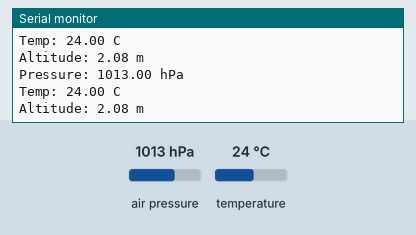
A sketch run on a simulated Arduino Uno, built with avr-gcc and run on an emulated ATmega328P. On the bench: the last lines printed to the serial monitor. The test bench sets the inputs (shaded band); at power-on: air pressure 1013 hPa, temperature 24 °C.

Above: at 1.8 s.
1.9 s: air pressure set to 952 hPa
At 2.6 s:
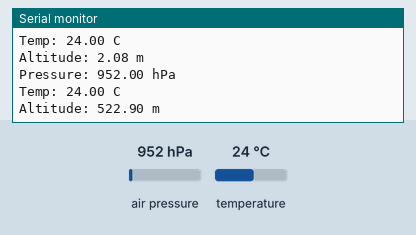
3.4 s: temperature set to 12 °C
At 4.7 s:
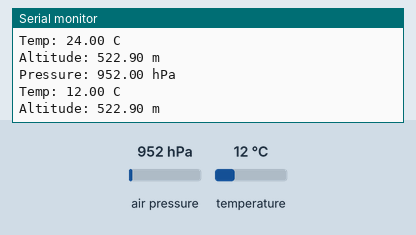
4.9 s: air pressure set to 975 hPa
At 5.6 s:
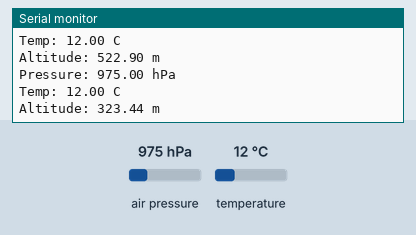
Timing chart, 0 to 7.9 s (numbered marks = the images above; inputs shaded):
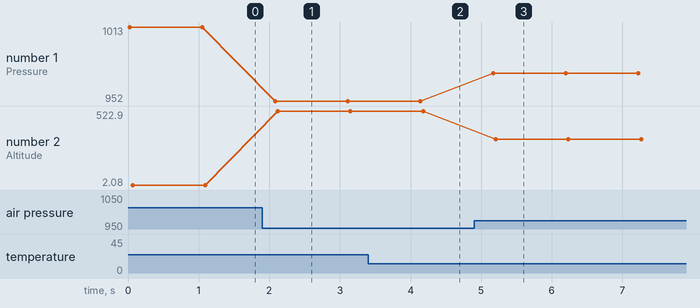

Measured:
- after the input at 1.9 s, the serial monitor: prints a new line after 0.18 s (image 1)
- after the input at 3.4 s, the serial monitor: prints a new line after 0.76 s (image 2)
- after the input at 4.9 s, the serial monitor: prints a new line after 0.27 s (image 3)
- plotted number 1: 1013 → 952 after the input at 1.9 s, 952 → 975 after the input at 4.9 s
- plotted number 2: 2.08 → 522.9 after the input at 1.9 s, 522.9 → 323.44 after the input at 4.9 s

The sketch:

example.ino
```cpp
// Reads temperature and pressure from a BMP180 using the Adafruit BMP085 Unified library and prints temperature, pressure, and computed altitude to the Serial console every second.
//
// Buy this module: https://shillehtek.com/products/shillehtek-bmp180-pre-soldered
// Full manual: https://shillehtek.com/blogs/shillehtek-product-manuals/bmp180-i2c-iic-digital-atmospheric-pressure-temperature-altitude-sensor
// More examples: https://github.com/shillehbean/shillehtek-examples
//

// BMP180 - Arduino Example
// Library: Adafruit BMP085 Unified library (works for BMP085 and BMP180)

#include <Wire.h>
#include <Adafruit_Sensor.h>
#include <Adafruit_BMP085_U.h>

Adafruit_BMP085_Unified bmp = Adafruit_BMP085_Unified(10085);

void setup() {
  Serial.begin(9600);
  if (!bmp.begin()) {
    Serial.println("BMP180 not found!");
    while (1) {}
  }
}

void loop() {
  sensors_event_t event;
  bmp.getEvent(&event);

  if (event.pressure) {
    Serial.print("Pressure: "); Serial.print(event.pressure); Serial.println(" hPa");

    float temperature;
    bmp.getTemperature(&temperature);
    Serial.print("Temp: "); Serial.print(temperature); Serial.println(" C");

    float seaLevelPressure = 1013.25;
    Serial.print("Altitude: ");
    Serial.print(bmp.pressureToAltitude(seaLevelPressure, event.pressure));
    Serial.println(" m");
  }
  Serial.println();
  delay(1000);
}
```
